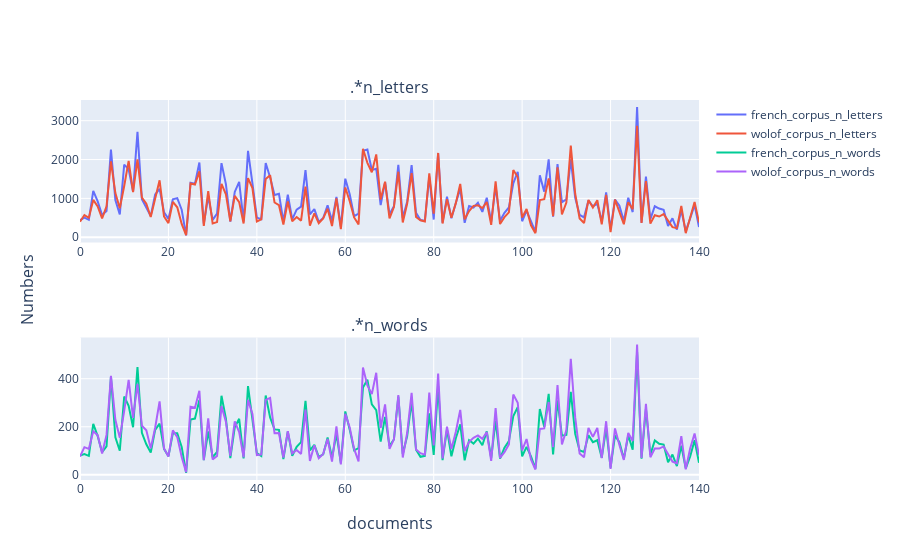

Write notebook code for a chart like this one.
### Markdown cell above
Let us trace the distributions of the number of letters and the distributions of the numbers words separated by spaces.

### Code cell
def plot_lengths(data_frame: pd.DataFrame, columns_regex: List = [".*n_letters", ".*n_words"]):
    
    fig = make_subplots(rows=len(columns_regex), cols=1, subplot_titles=columns_regex, y_title="Numbers", x_title="documents")
    
    for i, column in enumerate(columns_regex):
        
        columns = [column_ for column_ in data_frame.columns if re.search(column, column_)]
        
        for col_ in columns:
            
            # fig.add_trace(go.Histogram(
            #     x = data_frame[col_], name=col_
            # ), row=i+1, col=1)
            
            fig.add_trace(go.Scatter(
                y = data_frame[col_], name=col_
            ), row=i+1, col=1)
    
    fig.show()

plot_lengths(corpora)

### Figure 1 — Plotly figure (JSON) as saved in the notebook; plotly's stock layout.template omitted (floating-point values rounded to 4 significant figures; data arrays with more than 128 entries replaced by an {"elided": "..."} marker saying what was removed)
{"data": [{"name": "french_corpus_n_letters", "type": "scatter", "xaxis": "x", "y": {"elided": "141 int values"}, "yaxis": "y"}, {"name": "wolof_corpus_n_letters", "type": "scatter", "xaxis": "x", "y": {"elided": "141 int values"}, "yaxis": "y"}, {"name": "french_corpus_n_words", "type": "scatter", "xaxis": "x2", "y": {"elided": "141 int values"}, "yaxis": "y2"}, {"name": "wolof_corpus_n_words", "type": "scatter", "xaxis": "x2", "y": {"elided": "141 int values"}, "yaxis": "y2"}], "layout": {"annotations": [{"font": {"size": 16}, "showarrow": false, "text": ".*n_letters", "x": 0.5, "xanchor": "center", "xref": "paper", "y": 1, "yanchor": "bottom", "yref": "paper"}, {"font": {"size": 16}, "showarrow": false, "text": ".*n_words", "x": 0.5, "xanchor": "center", "xref": "paper", "y": 0.375, "yanchor": "bottom", "yref": "paper"}, {"font": {"size": 16}, "showarrow": false, "text": "documents", "x": 0.5, "xanchor": "center", "xref": "paper", "y": 0, "yanchor": "top", "yref": "paper", "yshift": -30}, {"font": {"size": 16}, "showarrow": false, "text": "Numbers", "textangle": -90, "x": 0, "xanchor": "right", "xref": "paper", "xshift": -40, "y": 0.5, "yanchor": "middle", "yref": "paper"}], "xaxis": {"anchor": "y", "domain": [0, 1]}, "xaxis2": {"anchor": "y2", "domain": [0, 1]}, "yaxis": {"anchor": "x", "domain": [0.625, 1]}, "yaxis2": {"anchor": "x2", "domain": [0, 0.375]}}}
